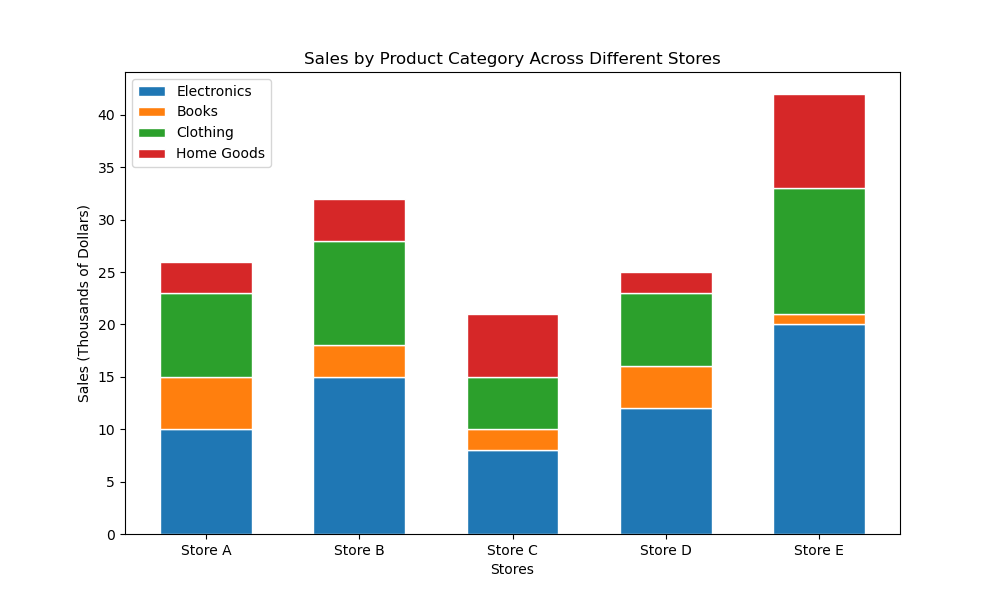

This figure's Python source:

import matplotlib.pyplot as plt

# Sample data for stacked bar chart
stores = ['Store A', 'Store B', 'Store C', 'Store D', 'Store E']
electronics = [10, 15, 8, 12, 20]
books = [5, 3, 2, 4, 1]
clothing = [8, 10, 5, 7, 12]
home_goods = [3, 4, 6, 2, 9]

# Stacked bar chart configuration
fig, ax = plt.subplots(figsize=(10, 6))  # Set width and height of the chart
bars1 = ax.bar(stores, electronics, label='Electronics', color='#1f77b4', edgecolor='white', width=0.6)
bars2 = ax.bar(stores, books, label='Books', color='#ff7f0e', edgecolor='white', width=0.6, bottom=electronics)
bars3 = ax.bar(stores, clothing, label='Clothing', color='#2ca02c', edgecolor='white', width=0.6, bottom=[i+j for i, j in zip(electronics, books)])
bars4 = ax.bar(stores, home_goods, label='Home Goods', color='#d62728', edgecolor='white', width=0.6, bottom=[i+j+k for i, j, k in zip(electronics, books, clothing)])

# Labeling and customization
ax.set_xlabel('Stores')
ax.set_ylabel('Sales (Thousands of Dollars)')
ax.set_title('Sales by Product Category Across Different Stores')
ax.legend()

# Display the chart
plt.show()
